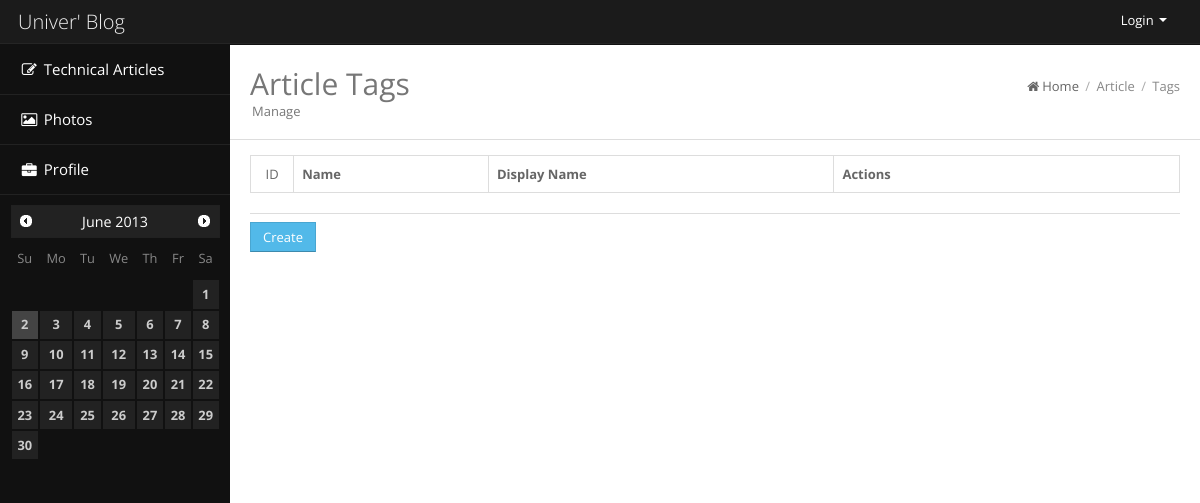
Page /article/tag/ on the earlier database version.
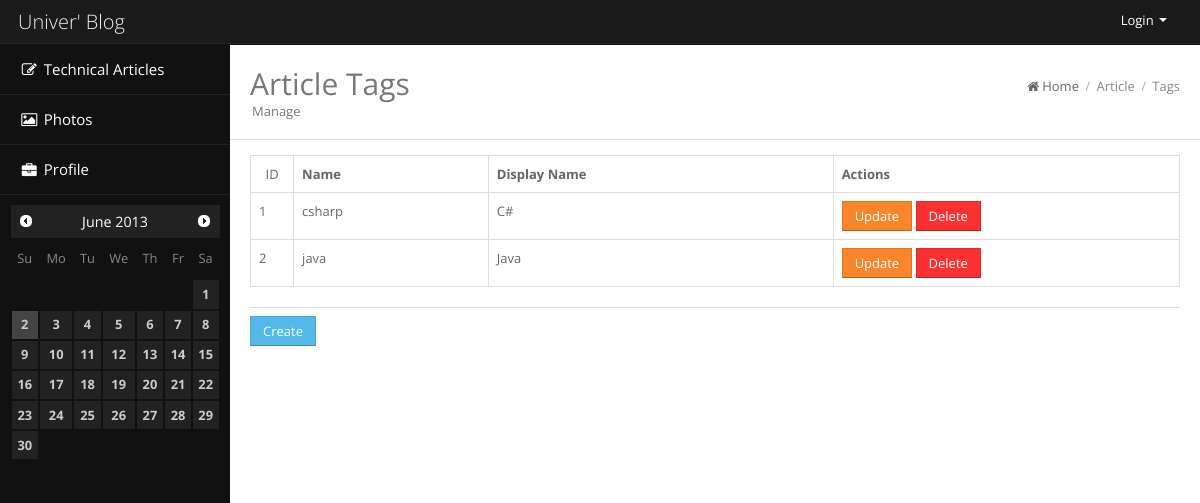
Same page on the later database version.
### article/models.py (models this page shows, shortened)
class ArticleTag(Model):
    name = models.CharField(max_length=20)
    display_name = models.CharField(max_length=50)

### article/views.py (the view)
class ArticleTagList(TemplateView):
    template_name = 'article_tag_list.html'
    def get_context_data(self, **kwargs):
        context = super(ArticleTagList, self).get_context_data(**kwargs)
        context['article_tags'] = ArticleTag.objects.order_by('display_name')
        context['path'] = (PathItem('/article', 'Article'), PathItem('/article/tag', 'Tags'))
        return context

### article/templates/article_tag_list.html (shortened to what this page needs)
{% extends "base.html" %}
{% block head %}
<h2 class="pull-left">
	Article Tags <span class="page-meta">Manage</span>
</h2>
{% endblock %}
{% block content %}
<div class="row-fluid">
	<table id="tags" class="table table-bordered">
		<tr>
			<th class="span1"><center>ID</center></th>
			<th class="span3">Name</th>
			<th class="span5">Display Name</th>
			<th class="span5">Actions</th>
		</tr>
		{% for tag in article_tags %}
		<tr>
			<td>{{ tag.id }}</td>
			<td>{{ tag.name }}</td>
			<td>{{ tag.display_name }}</td>
			<td>
				<button class="btn btn-warning update">Update</button>
				<button class="btn btn-danger delete">Delete</button>
			</td>
		</tr>
		{% endfor %}
	</table>
	<hr />
	<button class="btn btn-info">Create</button>
</div>
{% endblock %}

Differences in the rows shown:
added ArticleTag: id "1", name "csharp", display_name "C#"
added ArticleTag: id "2", name "java", display_name "Java"
